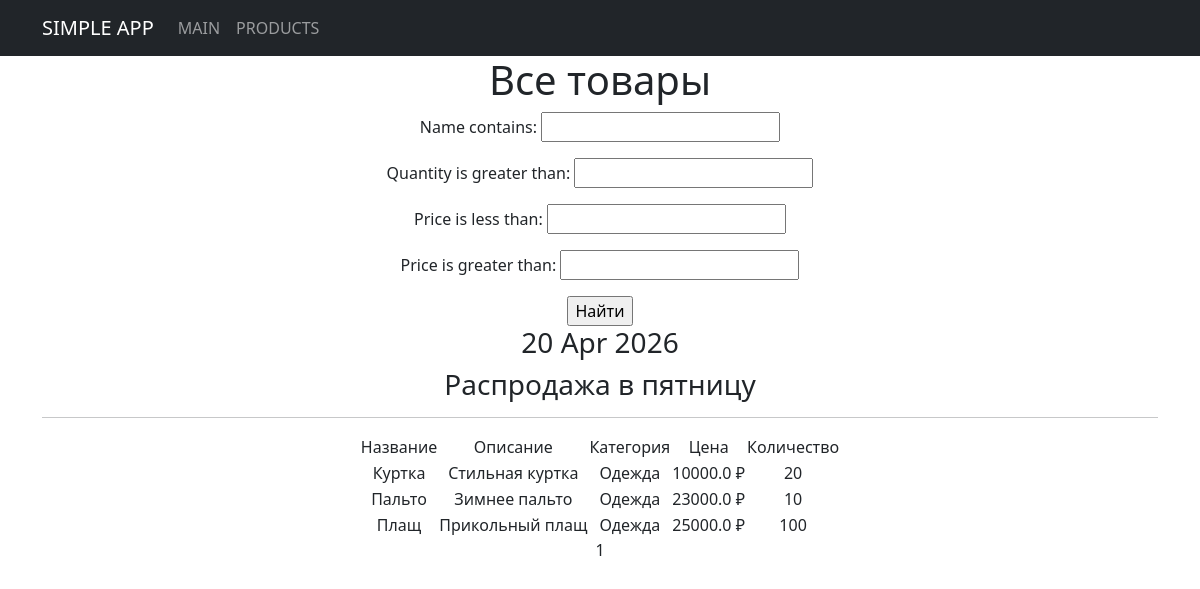
Before: /products/ with the older database file.
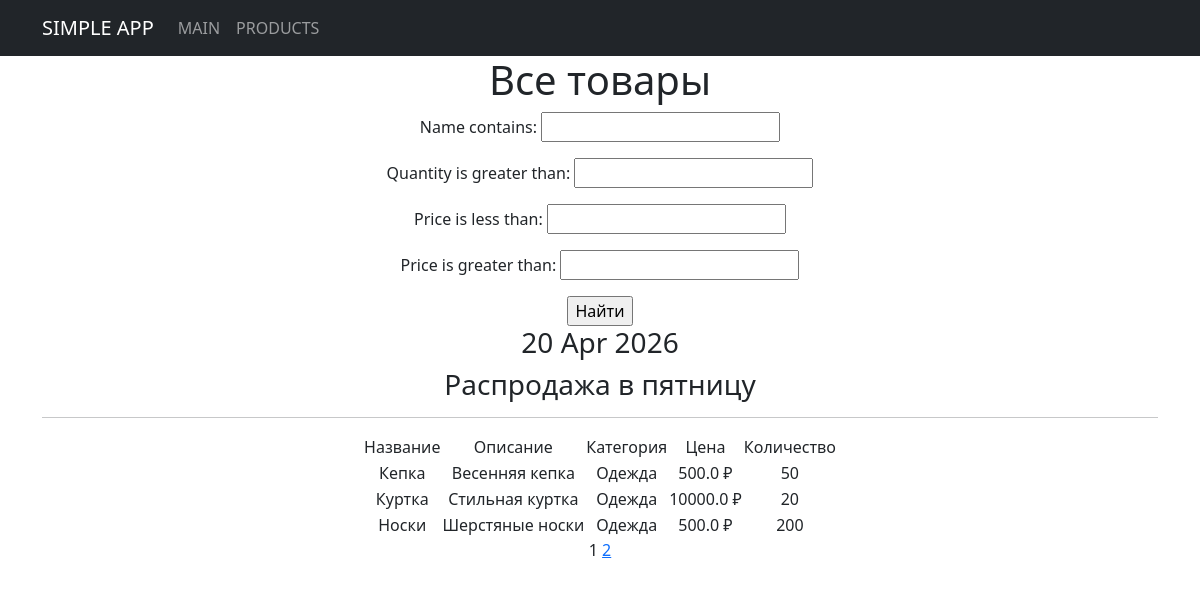
After: the same page with the newer database file.
### simpleapp/models.py (models this page shows, shortened)
class Product(models.Model):
    name = models.CharField(max_length=50, unique=True)
    description = models.TextField()
    quantity = models.IntegerField(validators=[MinValueValidator(0)])
    category = models.ForeignKey('Category', on_delete=models.CASCADE, related_name='products')
    price = models.FloatField(validators=[MinValueValidator(0.0)])

class Category(models.Model):
    name = models.CharField(max_length=100, unique=True)

### simpleapp/views.py (the view)
# urls.py: path('', ProductsList.as_view(), name='products_list'),
class ProductsList(ListView):
    model = Product
    ordering = 'name'
    template_name = 'flatpages/products.html'
    context_object_name = 'products'
    paginate_by = 3
    def get_queryset(self):
        queryset = super().get_queryset()
        self.filterset = ProductFilter(self.request.GET, queryset)
        return self.filterset.qs
    def get_context_data(self, **kwargs):
        context = super().get_context_data(**kwargs)
        context['time_now'] = datetime.utcnow()
        context['next_sale'] = "Распродажа в пятницу"
        context['filterset'] = self.filterset
        return context

### simpleapp/templatetags/custom_filters.py (called while the page is built)
@register.filter()
def currency(value, code='rub'):
    postfix = CURRENCIES_SYMBOLS[code]
    return f'{value} {postfix}'

@register.filter()
def censor(text):
    if not isinstance(text, str):
        raise TypeError("Ожидается строка, получено: " + str(type(text).__name__))
    words = text.split()  # Разбиваем на слова по пробелам
    result = []
    for word in words:
        clean_word = ""
        punctuation = ""
        for char in word:
            if char.isalpha():
                clean_word += char
            else:
                punctuation += char
        if not clean_word:
            result.append(word)
            continue
        if clean_word.lower() in bad_words and clean_word[1:].islower():
            censored = clean_word[0] + '*' * (len(clean_word) - 1)
            result.append(censored + punctuation)
        else:
            result.append(word)
    return " ".join(result)

### simpleapp/templatetags/custom_tags.py (called while the page is built)
@register.simple_tag()
def current_time(format_string='%b %d %Y'):
    return datetime.utcnow().strftime(format_string)

### templates/flatpages/products.html (shortened to what this page needs)
{% extends 'flatpages/default.html' %}
{% load custom_filters %}
{% load custom_tags %}
{% block content %}
    <h1>Все товары</h1>
    <form action="" method="get">
       {{ filterset.form.as_p }}
       <input type="submit" value="Найти" />
    </form>
    <h3>{% current_time "%d %b %Y" %}</h3>
    <h3>{{ next_sale|default_if_none:"Позже сообщим о распродаже" }}</h3>
    <hr>
    {% if products %}
    <div style="display:flex; justify-content:center;">
        <table style="margin:0 auto;">
            <tr>
               <td>Название</td>
               <td>Описание</td>
               <td>Категория</td>
               <td>Цена</td>
               <td>Количество</td>
           </tr>
           {% for product in products %}
           <tr>
               <td>{{ product.name }}</td>
               <td>{{ product.description|censor }}</td>
               <td>{{ product.category.name }}</td>
               <td>{{ product.price|currency:'rub' }}</td>
               <td>{{ product.quantity }}</td>
           </tr>
           {% endfor %}
       </table>
    </div>
    {% else %}
        <h2>Товаров нет!</h2>
    {% endif %}
    {{ page_obj.number }}
    {% if page_obj.has_next %}
        <a href="?{% url_replace page=page_obj.next_page_number %}">
            {{ page_obj.next_page_number}}</a>
    {% endif %}
{% endblock content %}

Changed rows visible on the page:
no longer on this page (row unchanged): Product: name "Пальто", description|censor "Зимнее пальто", category.name "Одежда", price "23000.0 ₽", quantity "10"
no longer on this page (row unchanged): Product: name "Плащ", description|censor "Прикольный плащ", category.name "Одежда", price "25000.0 ₽", quantity "100"
added Product: name "Кепка", description|censor "Весенняя кепка", category.name "Одежда", price "500.0 ₽", quantity "50"
added Product: name "Носки", description|censor "Шерстяные носки", category.name "Одежда", price "500.0 ₽", quantity "200"
Other visible differences:
{{ page_obj.next_page_number }}: (not shown) → "2"
